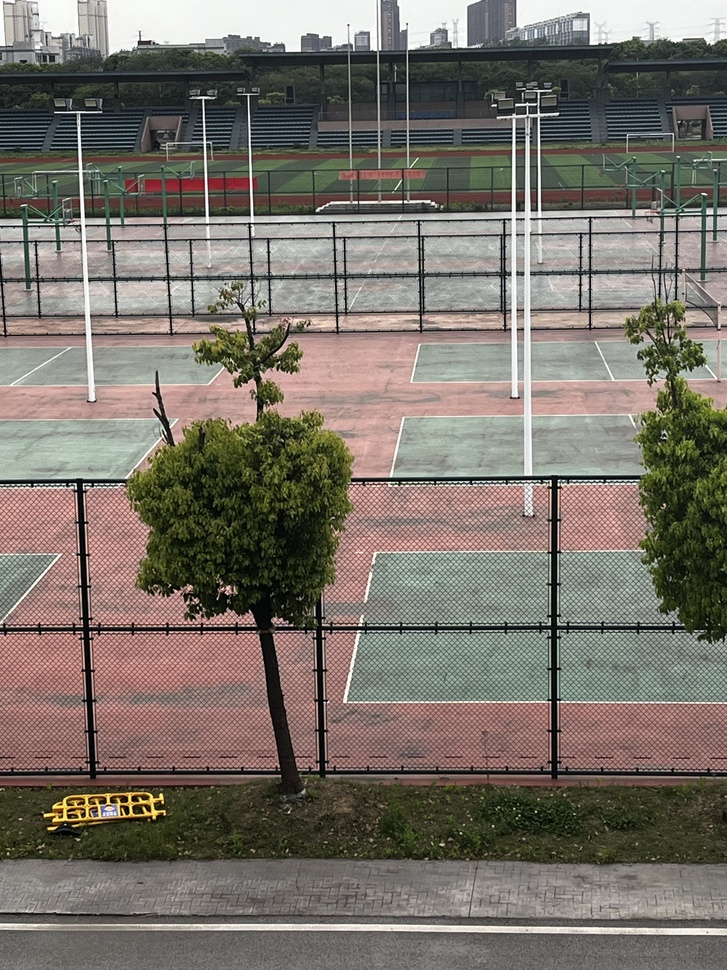
#> input picture images/1_1.JPG, 727 x 970 px, shrunk from 3024 x 4032 before the run
$ jupyter execute '图像拼接.ipynb'
#> lines starting #> are read from the running program, lines starting #| are printed output that depends on the picture
[cell 1]
import cv2
import numpy as np

# 读取输入图像
image1 = cv2.imread('images/1_1.JPG')
#> image1 is the input picture: shape (970, 727, 3); mean B, G, R 105.6, 114.1, 120.7
image2 = cv2.imread('images/1_2.JPG')
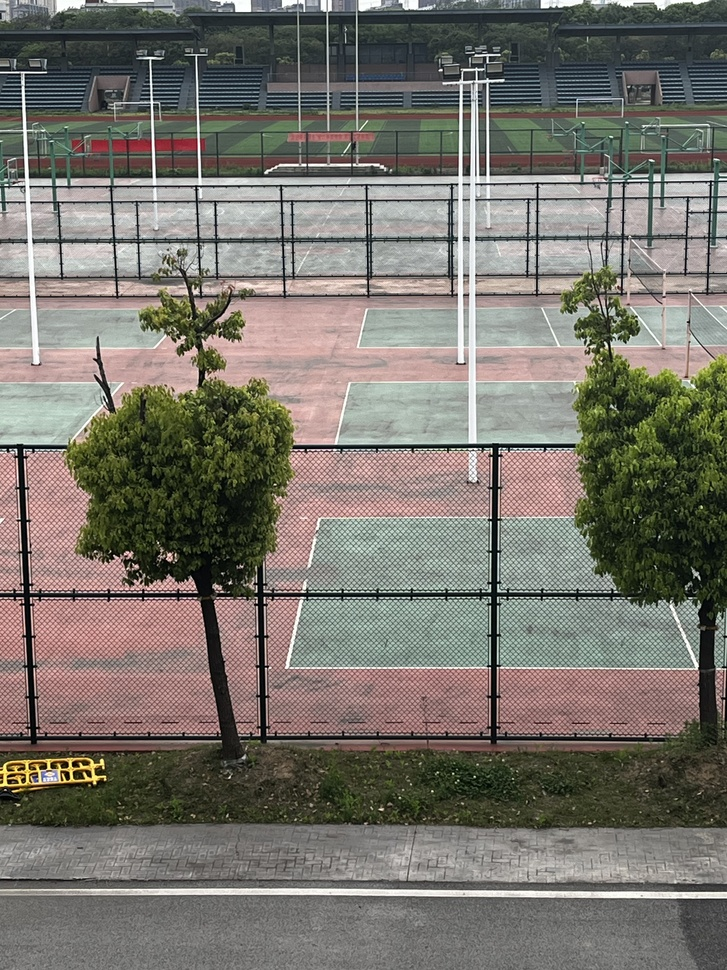
#> input picture images/1_2.JPG, 727 x 970 px, shrunk from 3024 x 4032 before the run
#> image2 is the input picture: shape (970, 727, 3); mean B, G, R 108, 116, 119.5

# 创建SIFT对象
sift = cv2.SIFT_create()

# 在图像中检测关键点和计算描述符
keypoints1, descriptors1 = sift.detectAndCompute(image1, None)
#> keypoints1 = 5998 keypoints; strongest (x, y, size): (517, 105, 2), (405, 202, 2), (360, 625, 1.9), (557, 114, 1.9)
keypoints2, descriptors2 = sift.detectAndCompute(image2, None)
#> keypoints2 = 6181 keypoints; strongest (x, y, size): (441, 70, 2), (230, 583, 2.2), (30, 187, 1.8), (502, 80, 2.4)

# 创建BFMatcher对象
bf = cv2.BFMatcher()

# 使用KNN算法进行特征匹配
matches = bf.knnMatch(descriptors1, descriptors2, k=2)
#> matches = 5998 matches

# 应用比率测试以保留良好的匹配
good_matches = []
for m, n in matches:
    if m.distance < 0.75 * n.distance:
        good_matches.append(m)
#> after the loop, good_matches = 1546 matches

# 提取匹配的关键点
src_pts = np.float32([keypoints1[m.queryIdx].pt for m in good_matches]).reshape(-1, 1, 2)
#> src_pts = 1546 rows, first 8: [10.61, 279.8], [12.04, 773.2], [13.38, 304.3], [14.95, 244], [19.81, 600.4], [22.95, 284.9], [29.12, 219.9], [32.19, 264.9]
dst_pts = np.float32([keypoints2[m.trainIdx].pt for m in good_matches]).reshape(-1, 1, 2)
#> dst_pts = 1546 rows, first 8: [276, 201.1], [446.7, 737.3], [144.4, 231.8], [588, 200.9], [295.1, 626.9], [540.7, 234], [720.2, 174.5], [532.2, 260]

# 计算变换矩阵
M, mask = cv2.findHomography(src_pts, dst_pts, cv2.RANSAC, 5.0)
#> M = [[1.02, -0.00782, -55.06], [0.0126, 1.03, -45.63], [1.84e-05, 1.87e-05, 1]]; mask = 1546 values, max 1 at index 13, min 0 at index 0, mean 0.909

# 应用变换矩阵进行图像配准
result_image = cv2.warpPerspective(image1, M, (image1.shape[1] + image2.shape[1], image1.shape[0]))
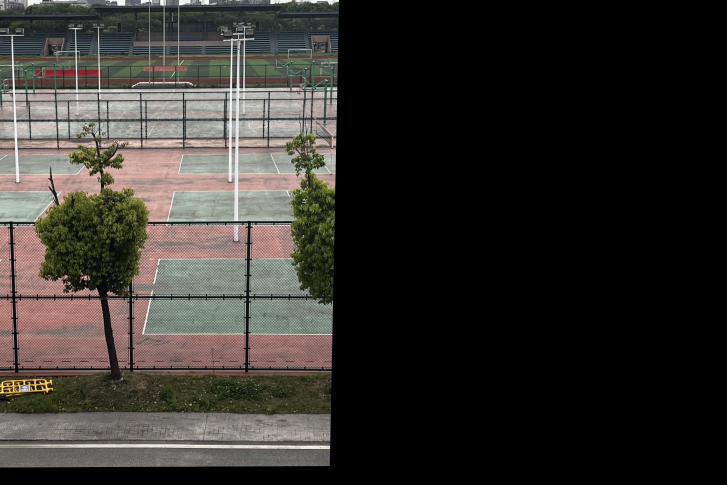
#> result_image: shape (970, 1454, 3) (shown at 1/2 size); mean B, G, R 44.4, 48.4, 51.2
result_image[0:image2.shape[0], 0:image2.shape[1]] = image2
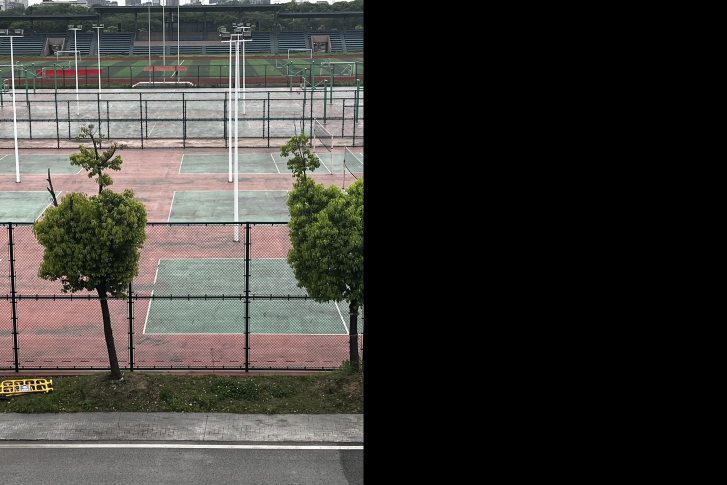
#> result_image: shape (970, 1454, 3) (shown at 1/2 size); mean B, G, R 54, 58, 59.8

# 显示配准后的图像
cv2.imshow('Registered Image', result_image)
cv2.imwrite('results/result2.jpg',result_image)
cv2.waitKey(0)
cv2.destroyAllWindows()
